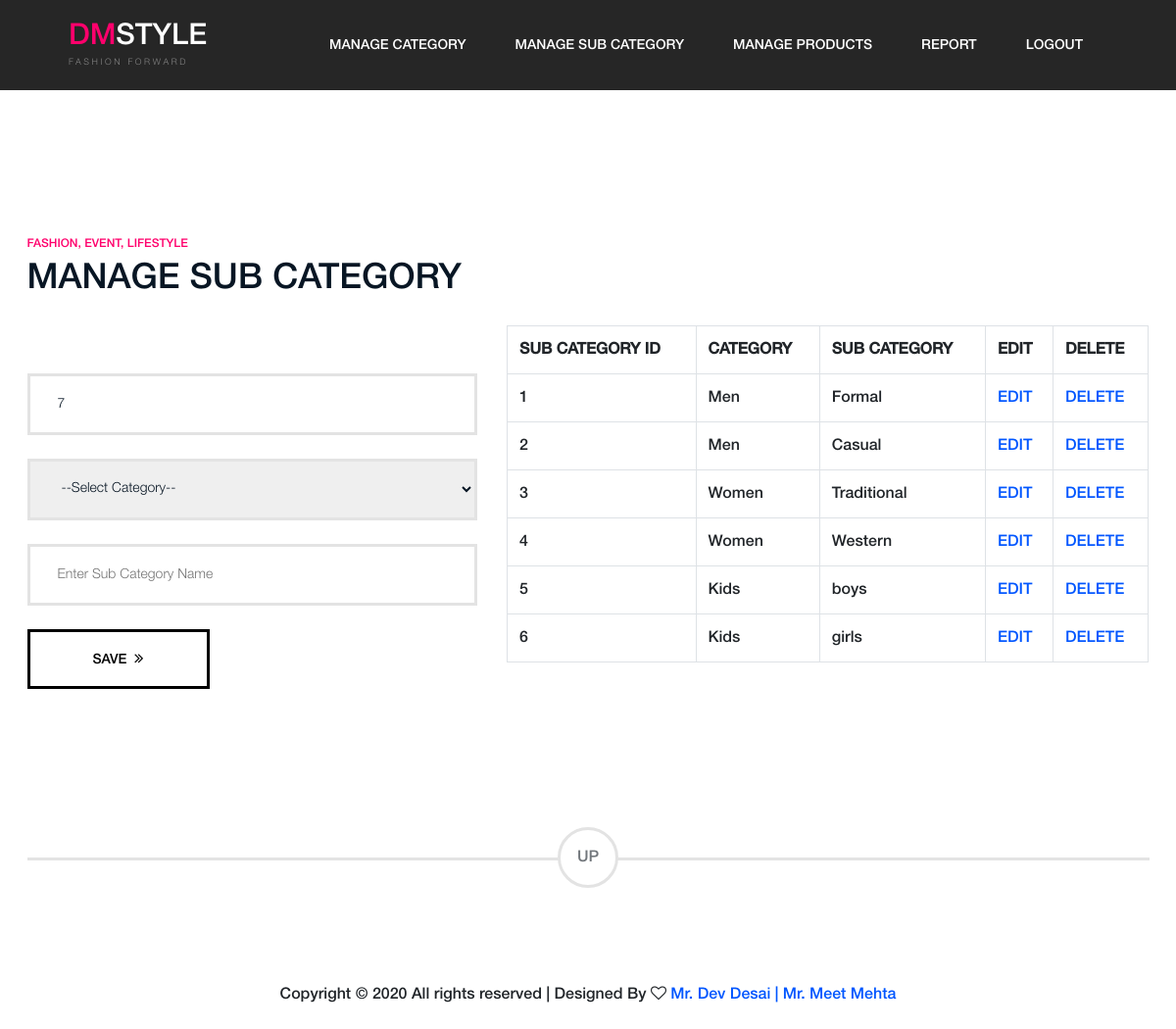
The app's page /admin_manage_sub_category.php with its own data.
### tables this page shows
CREATE TABLE IF NOT EXISTS `sub_cat_master` (
  `sub_cat_id` int(10) NOT NULL,
  `cat_id` int(10) NOT NULL,
  `sub_cat` varchar(50) NOT NULL,
  PRIMARY KEY (`sub_cat_id`),
  KEY `cat_id` (`cat_id`)
);

CREATE TABLE IF NOT EXISTS `cat_master` (
  `cat_id` int(10) NOT NULL,
  `cat_name` varchar(50) NOT NULL,
  PRIMARY KEY (`cat_id`)
);

### admin_manage_sub_category.php (the view, shortened to what this page needs)
<?php
include("admin_header.php");
$res1=mysql_query("select max(sub_cat_id) from sub_cat_master");
$scid=0;
while($r1=mysql_fetch_array($res1))
{
	$scid=$r1[0];
}
$scid++;
?>
	<section class="page-warp contact-page">
		<div class="container">
			<div class="row">
				<div class="col-lg-5">
					<div class="section-title">
						<span>fashion, event, lifestyle</span>
						<h2>MANAGE SUB CATEGORY</h2>
					</div>
					<form class="comment-form" name="form1" method="post">
						<div class="row">
							<div class="col-md-12">
								<input type="text" placeholder="Enter Sub Category Id" name="txtscid" value="<?php echo $scid; ?>" readonly="true">
							</div>
							<div class="col-md-12">
								<select name="selcat" >
									<option value="0">--Select Category--</option>
								</select>
							</div>
							<div class="col-md-12">
								<input type="text" placeholder="Enter Sub Category Name" name="txtscat" value="<?php echo $scat; ?>">
							<?php
							if(isset($_REQUEST['sceid']))
							{
								?>
								<button class="site-btn sb-dark" name="btnedit" type="submit" onclick="return validation();">EDIT <i class="fa fa-angle-double-right"></i></button>
								<?php
							}else{
							?>
								<button class="site-btn sb-dark" name="btnsave" type="submit" onclick="return validation();">SAVE <i class="fa fa-angle-double-right"></i></button>
							<?php
							}
							?>
							</div>
						</div>
					</form>
				</div>
				<div class="col-lg-7">
					<div class="map">
						<br/><br/><br/><br/>
					<?php
					$qur1=mysql_query("select * from sub_cat_master");
					if(mysql_num_rows($qur1)>0)
					{
						echo "<table class='table table-bordered'>
								<tr>
									<th>SUB CATEGORY ID</th>
									<th>CATEGORY</th>
									<th>SUB CATEGORY</th>
									<th>EDIT</th>
									<th>DELETE</th>
								</tr>";
							while($q1=mysql_fetch_array($qur1))
							{
								echo "<tr>";
								echo "<td>$q1[0]</td>";
								$qur2=mysql_query("select * from cat_master where cat_id='$q1[1]'");
								$q2=mysql_fetch_array($qur2);
								echo "<td>$q2[1]</td>";
								echo "<td>$q1[2]</td>";
								echo "<td><a href='admin_manage_sub_category.php?sceid=$q1[0]'>EDIT</a></td>";
								echo "<td><a href='admin_manage_sub_category.php?scdid=$q1[0]'>DELETE</a></td>";
								echo "</tr>";
							}
						echo "</table>";
					}else{
						echo "<h3>No Sub Category Found</h3>";
					}
					?>
					</div>
				</div>
			</div>
		</div>
	</section>
<?php
include("footer.php");
?>

### css/style.css (style rules this page uses)
html, body { height: 100%; font-family: "Helvetica 65 Medium", sans-serif; -webkit-font-smoothing: antialiased; font-smoothing: antialiased; }
h1, h2, h3, h4, h5, h6 { margin: 0; color: #081624; }
h2 { font-size: 36px; }
.section-title { margin-bottom: 110px; }
.section-title span { color: #ff006c; font-size: 12px; text-transform: uppercase; }
.section-title h2 { padding-top: 15px; line-height: 1.4; }
.site-btn { display: inline-block; border: none; font-size: 14px; text-transform: uppercase; min-width: 186px; padding: 18px 40px; text-transform: uppercase; color: #fff; line-height: normal; border: 3px solid #fff; cursor: pointer; text-align: center; background: transparent; }
.site-btn i { font-size: 16px; margin-left: 4px; }
.site-btn.sb-dark { border: 3px solid #000; color: #000; }
.page-warp { padding-top: 144px; padding-bottom: 144px; }
.comment-form input[type="text"], .comment-form input[type="password"], .comment-form input[type="date"], .comment-form select, .comment-form textarea { width: 100%; height: 63px; padding: 10px 28px; margin-bottom: 24px; font-size: 14px; font-family: "Helvetica 45 Light", sans-serif; color: #081624; font-weight: 400; border: 3px solid #e3e3e3; }
.contact-page .section-title { margin-bottom: 70px; }
.contact-page .section-title h2 { padding-top: 0; }
.contact-page .map { margin-bottom: 55px; }
@media (min-width: 1200px) { .container { max-width: 1175px; } }

### records on screen
sub_cat_master: sub_cat_id "1", cat.cat_name "Men", sub_cat "Formal"
sub_cat_master: sub_cat_id "2", cat.cat_name "Men", sub_cat "Casual"
sub_cat_master: sub_cat_id "3", cat.cat_name "Women", sub_cat "Traditional"
sub_cat_master: sub_cat_id "4", cat.cat_name "Women", sub_cat "Western"
sub_cat_master: sub_cat_id "5", cat.cat_name "Kids", sub_cat "boys"
sub_cat_master: sub_cat_id "6", cat.cat_name "Kids", sub_cat "girls"
